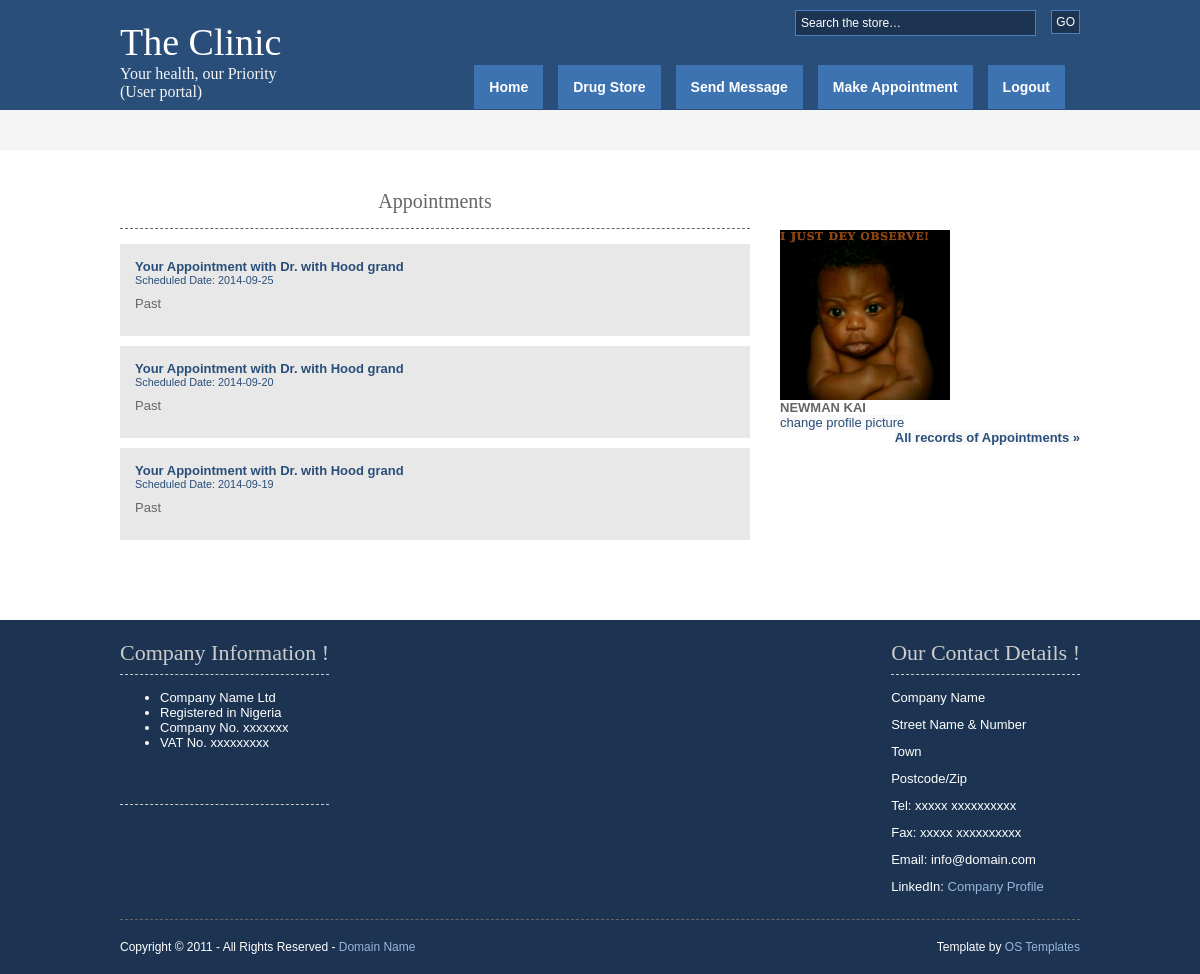
The page /Enter/user/appointment.php (signed in) on the database its author committed.
### tables this page shows
CREATE TABLE IF NOT EXISTS `appointment` (
  `id` int(9) NOT NULL AUTO_INCREMENT,
  `doctorId` int(9) NOT NULL,
  `userID` int(9) NOT NULL,
  `appointmentdate` date NOT NULL,
  KEY `doctorId` (`doctorId`),
  KEY `userID` (`userID`),
  KEY `id` (`id`)
);

CREATE TABLE IF NOT EXISTS `doctor` (
  `id` int(9) NOT NULL AUTO_INCREMENT,
  `fname` varchar(20) NOT NULL,
  `lname` varchar(20) NOT NULL,
  `email` varchar(100) NOT NULL,
  `phone` varchar(40) NOT NULL,
  `password` varchar(20) NOT NULL,
  `gender` varchar(9) NOT NULL,
  `verified` varchar(9) NOT NULL,
  `released` varchar(9) NOT NULL,
  `userName` varchar(20) NOT NULL,
  `speciality` int(11) NOT NULL DEFAULT '7',
  `profilepic` varchar(200) NOT NULL DEFAULT 'doctor\\images\\boss.jpg',
  PRIMARY KEY (`id`),
  UNIQUE KEY `email` (`email`,`phone`),
  KEY `speciality` (`speciality`)
);

CREATE TABLE IF NOT EXISTS `users` (
  `id` int(9) NOT NULL AUTO_INCREMENT,
  `fname` varchar(20) NOT NULL,
  `lname` varchar(20) NOT NULL,
  `email` varchar(100) NOT NULL,
  `password` varchar(20) NOT NULL,
  `phone` varchar(40) NOT NULL,
  `gender` varchar(9) NOT NULL,
  `userName` varchar(20) NOT NULL,
  `profilepic` varchar(500) NOT NULL DEFAULT 'user/images/boss.jpg',
  `released` varchar(10) NOT NULL DEFAULT 'false',
  PRIMARY KEY (`id`),
  UNIQUE KEY `email` (`email`,`phone`)
);

### Enter/user/library.php (called while the page is built, shortened)
<?php
 class DataBase{
  public $connect,$to_be_escaped;
 function dbconnect(){
	$this->connect = new mysqli($this::dbhostname,$this::dbusername,$this::dbpassword,$this::dbname);
 }
 public function select_from_db($query){
	 $this->query =$query ;
	$data = array();
	 $rs = $this->connect->query($this->query);
	if ($rs === false){
	trigger_error(''.$this->connect->error, E_USER_ERROR);
	} else{
		$numrows = $rs->num_rows;
		for($i=0; $i<$numrows; $i++){
			 $data[] = $rs->fetch_assoc();
		}
		return $numrows_and_data = array($numrows,$data);
	}
 }
function getDocname($id){
	$str = "SELECT  `fname` ,  `lname`
				FROM  `doctor`
				WHERE  `id` = '$id'";
		$ntrue = $this->select_from_db($str);
		$ntrueval = $ntrue[1];
		foreach($ntrueval as $val){
			$firstname = $val['fname'];
			$lstname = $val['lname'];
		}
			return $firstname." ".$lstname;
			}
}
?>

### Enter/user/forappointment.php (the view)
<?php
require_once("library.php");
$dobbyg = new DataBase();
$dobbyg->dbconnect();
$strin2getAppointments = "SELECT    `userID` ,  `appointmentdate`
FROM  `appointment`
WHERE  `userID` = '$user_id'
ORDER BY  `appointment`.`appointmentdate` DESC ";
$messUsers = $dobbyg->select_from_db("$strin2getAppointments");
$themess = $messUsers[1];
foreach ($themess as $mes){
			$name = $dobbyg->getDocname($mes['userID']);
			$dd = $mes['appointmentdate'];
	echo " <li class=\"comment_even\">
            <div class=\"author\"><span class=\"name\"><a href=\"#\">Your Appointment with Dr. with $name</a></span> </div>
            <div class=\"submitdate\"><a href=\"#\">Scheduled Date: $dd</a></div>";
			if(date("Y-m-d") > $dd ){
			echo " <p color =\"red\"> Past</p>";
		  }else{
		  echo" <p color =\"green\"> Future</p>";
		  }
         echo " </li>";
}
?>

### Enter/user/rightcol.php (shortened to what this page needs)
 <div id="column">
		<div id="featured">
		<?php
	  require_once("library.php");
	  $dobby2 = new DataBase();
	  $dobby2->dbconnect();
 $queryforpic = "SELECT UPPER(  `fname` ) AS firstname, UPPER(  `lname` ) AS lastname,`profilepic`
FROM  `users`
WHERE  `id` = $user_id ";
		$run_querynforpic = $dobby2->select_from_db($queryforpic) ;
		$dataset = $run_querynforpic[1];
			if($queryn_numforpic  = 1){
					foreach($dataset as $runAssocnforpic){
						$prfname = $runAssocnforpic['firstname'];
						$prlname = $runAssocnforpic['lastname'];
						$prpic = $runAssocnforpic['profilepic'];
							}
							$fullname = $prfname." ".$prlname ;
							echo	"<div > <img class=\"imageview\"
							src= \"$prpic\" width=\"170\" height=\"170\"  /> <br />
								 <strong>$fullname</strong><br/>
									<a  href=\"changepropic.php\" id =\"buttnav2 \">change profile picture</a>
									</div>";
							}
	  ?>
		<p class="readmore"><a href="appointment.php">All records of Appointments &raquo;</a></p>
		</div>
    </div>

### Enter/user/styles/layout.css (style rules this page uses)
body { margin:0; padding:0; font-size:13px; font-family:verdana, Arial, Helvetica, sans-serif; color:#FFFFFF; background-color:#4F473A; }
img { border:0; padding:0; margin:0; }
a { outline:none; text-decoration:none; }
#container a { color:#294E79; background-color:#FFFFFF; }
#comments .commentlist li.comment_odd, #comments .commentlist li.comment_even { margin:0 0 10px 0; padding:15px; list-style:none; }
#comments .commentlist li.comment_even { color:#666666; background-color:#E8E8E8; }
#comments .commentlist li.comment_even a { color:#294E79; background-color:#E8E8E8; }
#comments .commentlist .author .name { font-weight:bold; }
#comments .commentlist .submitdate { font-size:smaller; }
#comments .commentlist p { margin:10px 5px 10px 0; padding:0; font-weight: normal;text-transform: none; }
#column { display:block; float:right; width:300px; }
#column .holder, #column #featured { display:block; width:300px; margin-bottom:40px; }
#column .holder p { line-height:1.6em; }
#column .holder p.readmore { display:block; width:100%; font-weight:bold; text-align:right; line-height:normal; }
#column #featured a { color:#294E79; background-color:#F9F9F9; }
#column #featured ul, #column #featured h2, #column #featured p { margin:0; padding:0; list-style:none; }

### rows shown on the page
appointment: userID.lname "Hood grand", appointmentdate "2014-09-25", shows "Past"
appointment: name "Hood grand", appointmentdate "2014-09-20", shows "Past"
appointment: name "Hood grand", appointmentdate "2014-09-19", shows "Past"
users: profilepic (picture)

### other values the page prints
$fullname "NEWMAN KAI"
